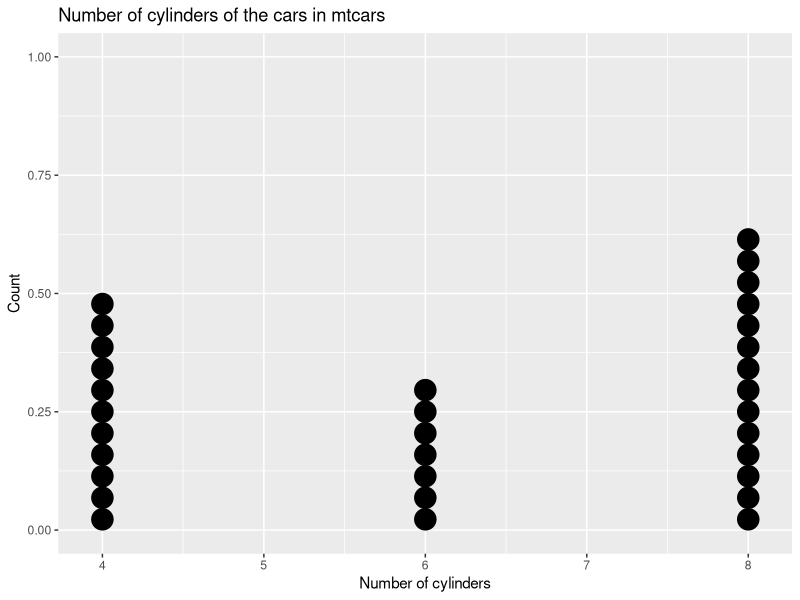
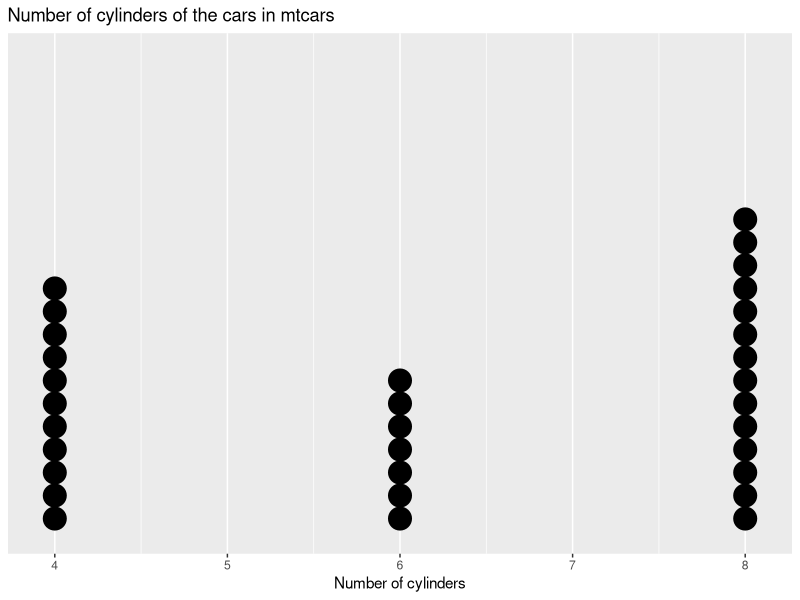
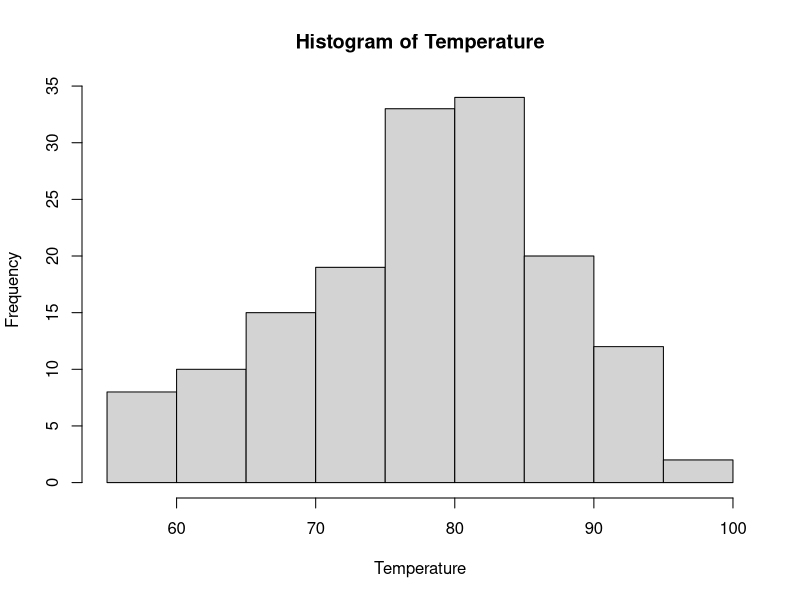
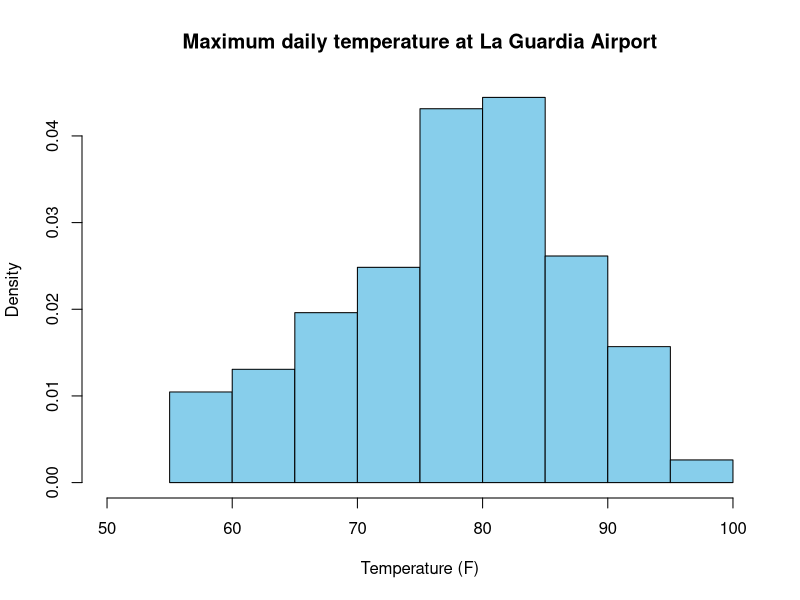
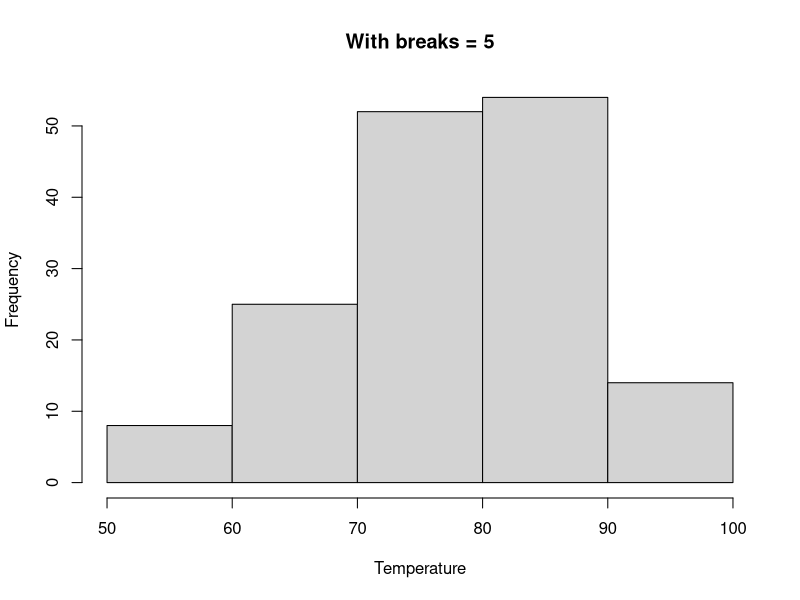
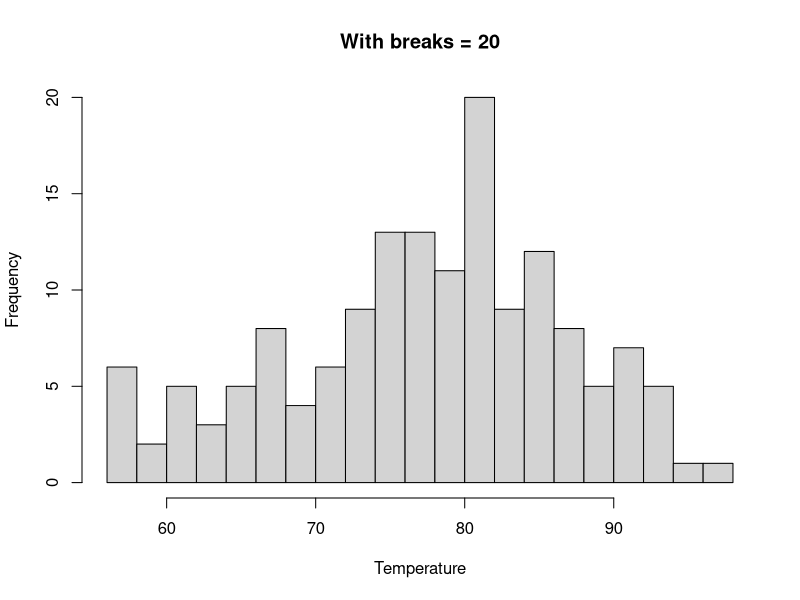
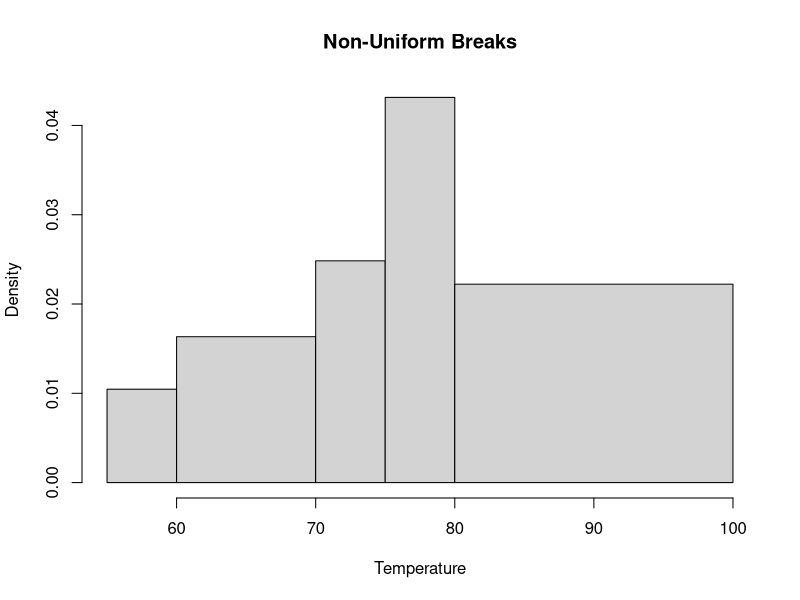
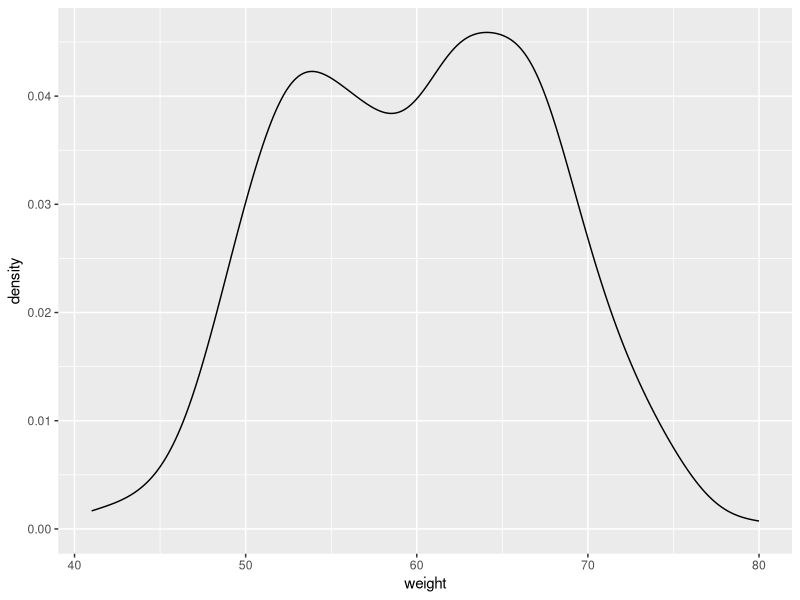

Reproduce these figures in R, in order.
## ---- chunk 1
# Loading required libraries
library(ggplot2)
## ---- chunk 2
data("mtcars")
force(mtcars)
ggplot(mtcars, aes(x = cyl)) + 
  geom_dotplot() +
  xlab("Number of cylinders") + 
  ylab("Count") + 
  ggtitle("Number of cylinders of the cars in mtcars") 
## ---- chunk 3
data("mtcars")
force(mtcars)
ggplot(mtcars, aes(x = cyl)) + 
  geom_dotplot() +
  xlab("Number of cylinders") + 
  ylab("Count") + 
  ggtitle("Number of cylinders of the cars in mtcars") +
  scale_y_continuous(breaks = NULL) + # Remove y-axis tick markers 
  theme(axis.title.y = element_blank()) # Remove y-axis numbering
## ---- chunk 4
data("airquality")
force("airquality")
## ---- chunk 5
Temperature <- airquality$Temp
hist(Temperature)
## ---- chunk 6
hist(Temperature,
main="Maximum daily temperature at La Guardia Airport",
xlab="Temperature (F)",
xlim=c(50,100),
col="sky blue",
freq=FALSE)
## ---- chunk 7
hist(Temperature, breaks = 5, main= "With breaks = 5"  )
hist(Temperature, breaks = 20, main= "With breaks = 20"  )
hist(Temperature, breaks = c(55,60,70,75,80,100), main= "Non-Uniform Breaks")
## ---- chunk 8
set.seed(1234)
df <- data.frame( sex= factor(rep(c("F","M"), each=200)), weight=round(c(rnorm(200, mean=55, sd=5), rnorm(200, mean=65, sd=5))))

head(df)
## ---- chunk 9
library(ggplot2)
# Basic density plots
p <- ggplot(df, aes(x=weight)) + geom_density()
p

# add mean line 
p+ geom_vline(aes(xintercept=mean(weight)), color="blue", linetype="dashed", size=1)

## ---- chunk 10
# change density plot line types and colors 
ggplot(df, aes(x=weight))+
  geom_density(color="darkblue", fill="lightblue")
# Change line type
ggplot(df, aes(x=weight))+
  geom_density(linetype="dashed")

